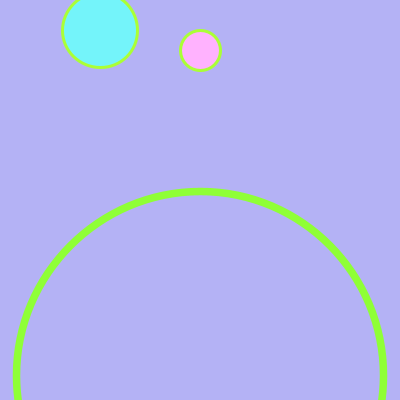
Frame 1 (no input)
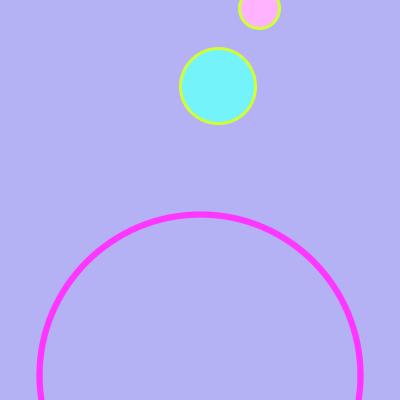
Frame 60 (the mouse pressed at the canvas centre just before this capture)
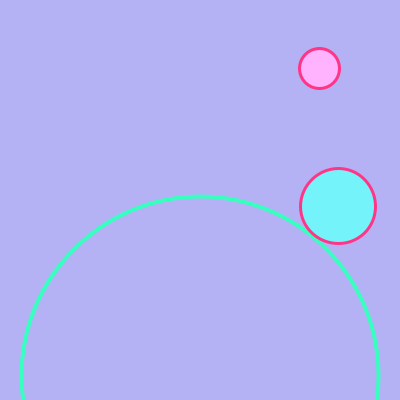
Frame 120 (the mouse held since frame 60 and released just before this capture)

The Processing sketch that drew these frames (run headless with seeded random() and noise(); from frame 60 on, the mouse is pressed at the canvas centre):

// Processing sketch: processing_183746
// ── processing_183746.pde

float circle_x = 200;
float circle_y = 50;

float move_x = +1;
float move_y = -1;

float circle_x1 = 100;
float circle_y1= 30;

float move_x1 = +2;
float move_y1 = -2;

void setup() {
  size(400, 400);

}
void draw() {
    background(#B4B2F5);
    
noFill();
colorMode(HSB);

strokeWeight(random(3,10));
stroke (random(255), 200, 255);
float rainbow_size = random (300, 370);
  ellipse (200, 375, rainbow_size, rainbow_size);



 // stroke(#D60DFF);
 stroke (random(255), 200, 255);

  strokeWeight(3);
  fill (#FFB2FE);
  ellipse(circle_x, circle_y, 40, 40);
  circle_x = circle_x + move_x;
  circle_y = circle_y + move_y;
  
  
  if (circle_x > width) { circle_x = width; 
    println("too far right");
    move_x = -move_x;
}
  if (circle_y > height) {circle_y = height;
     println("too far bottom");
     move_y = -move_y;
  }
  
  if (circle_x < 0) {circle_x = 0;
      println("too far left");
      move_x = -move_x;
  }
  
  if (circle_y < 0) {
    circle_y= 0;
    println("too far top");
    move_y = -move_y;
  }   
    
    fill (#74F4FA);
  ellipse(circle_x1,circle_y1, 75, 75);
  circle_x1 = circle_x1 + move_x1;
  circle_y1 = circle_y1 + move_y1;

 
  if (circle_x1 > width) { circle_x1 = width; 
    println("too far right");
    move_x1 = -move_x1;
}
  if (circle_y1 > height) {circle_y1 = height;
     println("too far bottom");
     move_y1 = -move_y1;
  }
  
  if (circle_x1 < 0) {circle_x1 = 0;
      println("too far left");
      move_x1 = -move_x1;
  }
  
  if (circle_y1 < 0) {
    circle_y1= 0;
    println("too far top");
    move_y1 = -move_y1;
  }

  }
